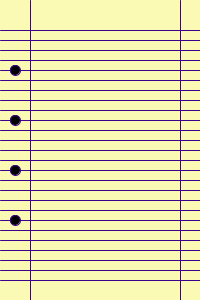
Frame 1 (no input)
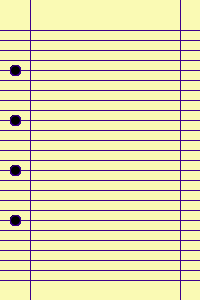
Frame 60 (the mouse pressed at the canvas centre just before this capture)
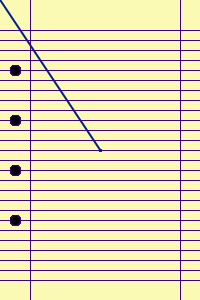
Frame 120 (the mouse held since frame 60 and released just before this capture)

The Processing sketch that drew these frames (run headless with seeded random() and noise(); from frame 60 on, the mouse is pressed at the canvas centre):

// Processing sketch: processing_74977
// ── processing_74977.pde

void setup() {
  size(200, 300);
  smooth();
  background(250, 250, 180);
}

void draw() {

  stroke(60, 0, 140);
  strokeWeight(1);
  line(0, 30, width, 30);
  line(0, 40, width, 40);
  line(0, 50, width, 50);
  line(0, 60, width, 60);
  line(0, 70, width, 70);
  line(0, 80, width, 80);
  line(0, 90, width, 90);
  line(0, 100, width, 100);
  line(0, 110, width, 110);
  line(0, 120, width, 120);
  line(0, 130, width, 130);
  line(0, 140, width, 140);
  line(0, 150, width, 150);
  line(0, 160, width, 160);
  line(0, 170, width, 170);
  line(0, 180, width, 180);
  line(0, 190, width, 190);
  line(0, 200, width, 200);
  line(0, 210, width, 210);
  line(0, 220, width, 220);
  line(0, 230, width, 230);
  line(0, 240, width, 240);
  line(0, 250, width, 250);
  line(0, 260, width, 260);
  line(0, 270, width, 270);
  line(0, 280, width, 280);
  line(30, 0, 30, height);
  line(180, 0, 180, height);
  fill(0);
  ellipse(15, 70, 10, 10);
  ellipse(15, 120, 10, 10);
  ellipse(15, 170, 10, 10);
  ellipse(15, 220, 10, 10);


  stroke(0, 30, 140);
  strokeWeight(2);
  if (mousePressed) {
    line(mouseX, mouseY, pmouseX, pmouseY);
  }
  if (mousePressed && mouseButton==RIGHT) {
  
  fill(250, 250, 180);
  rect(0, 0, width, 300);
  
  }
}
